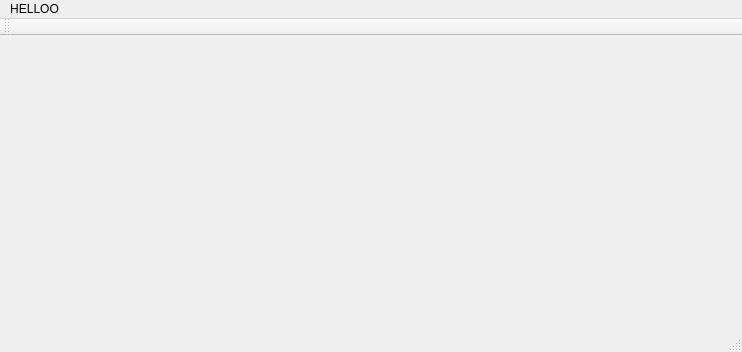
<?xml version="1.0" encoding="UTF-8"?>
<ui version="4.0">
 <class>MainWindow</class>
 <widget class="QMainWindow" name="MainWindow">
  <property name="geometry">
   <rect>
    <x>0</x>
    <y>0</y>
    <width>742</width>
    <height>352</height>
   </rect>
  </property>
  <property name="windowTitle">
   <string>MainWindow</string>
  </property>
  <widget class="QWidget" name="centralWidget">
   <layout class="QFormLayout" name="formLayout">
    <property name="fieldGrowthPolicy">
     <enum>QFormLayout::AllNonFixedFieldsGrow</enum>
    </property>
    <item row="0" column="1">
     <widget class="QWidget" name="widget" native="true"/>
    </item>
   </layout>
  </widget>
  <widget class="QMenuBar" name="menuBar">
   <property name="geometry">
    <rect>
     <x>0</x>
     <y>0</y>
     <width>742</width>
     <height>27</height>
    </rect>
   </property>
   <widget class="QMenu" name="menuHELLOO">
    <property name="title">
     <string>HELLOO</string>
    </property>
    <addaction name="separator"/>
    <addaction name="separator"/>
   </widget>
   <addaction name="menuHELLOO"/>
  </widget>
  <widget class="QToolBar" name="mainToolBar">
   <attribute name="toolBarArea">
    <enum>TopToolBarArea</enum>
   </attribute>
   <attribute name="toolBarBreak">
    <bool>false</bool>
   </attribute>
  </widget>
  <widget class="QStatusBar" name="statusBar"/>
 </widget>
 <layoutdefault spacing="6" margin="11"/>
 <resources/>
 <connections/>
</ui>
